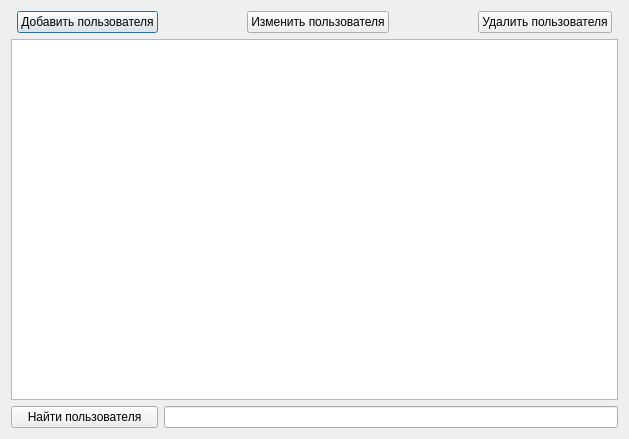
<?xml version="1.0" encoding="UTF-8"?>
<ui version="4.0">
 <class>DialogAdministration</class>
 <widget class="QDialog" name="DialogAdministration">
  <property name="geometry">
   <rect>
    <x>0</x>
    <y>0</y>
    <width>629</width>
    <height>439</height>
   </rect>
  </property>
  <property name="windowTitle">
   <string>DialogAdministration</string>
  </property>
  <layout class="QGridLayout" name="gridLayout">
   <item row="0" column="1">
    <widget class="QPushButton" name="pushAddData">
     <property name="text">
      <string>Добавить пользователя</string>
     </property>
    </widget>
   </item>
   <item row="0" column="2">
    <spacer name="horizontalSpacer_2">
     <property name="orientation">
      <enum>Qt::Horizontal</enum>
     </property>
     <property name="sizeHint" stdset="0">
      <size>
       <width>57</width>
       <height>20</height>
      </size>
     </property>
    </spacer>
   </item>
   <item row="0" column="3">
    <widget class="QPushButton" name="pushUpdateData">
     <property name="text">
      <string>Изменить пользователя</string>
     </property>
    </widget>
   </item>
   <item row="0" column="4">
    <spacer name="horizontalSpacer_3">
     <property name="orientation">
      <enum>Qt::Horizontal</enum>
     </property>
     <property name="sizeHint" stdset="0">
      <size>
       <width>56</width>
       <height>20</height>
      </size>
     </property>
    </spacer>
   </item>
   <item row="0" column="5">
    <widget class="QPushButton" name="pushDeleteData">
     <property name="text">
      <string>Удалить пользователя</string>
     </property>
    </widget>
   </item>
   <item row="2" column="0" colspan="2">
    <widget class="QPushButton" name="pushSearch">
     <property name="text">
      <string>Найти пользователя</string>
     </property>
    </widget>
   </item>
   <item row="2" column="2" colspan="5">
    <widget class="QLineEdit" name="lineSearch"/>
   </item>
   <item row="1" column="0" colspan="7">
    <widget class="QTableView" name="tableView"/>
   </item>
  </layout>
 </widget>
 <resources/>
 <connections/>
</ui>
